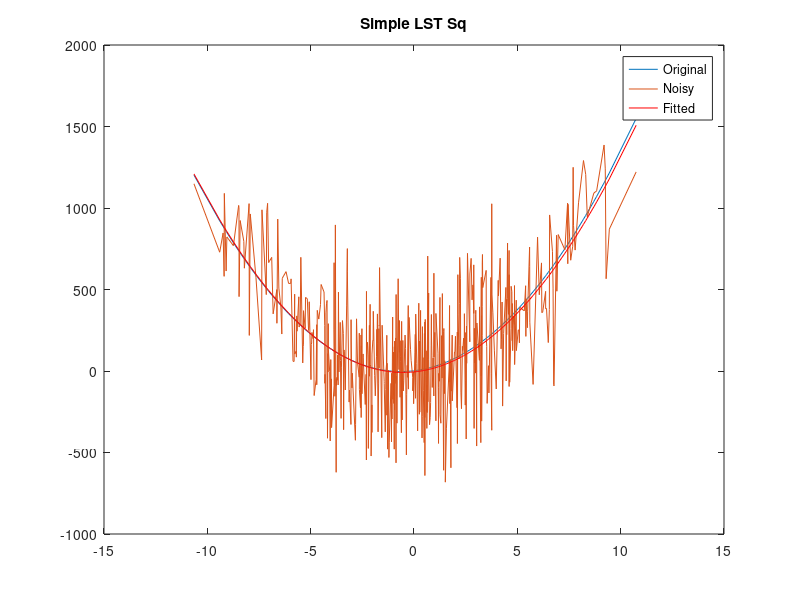
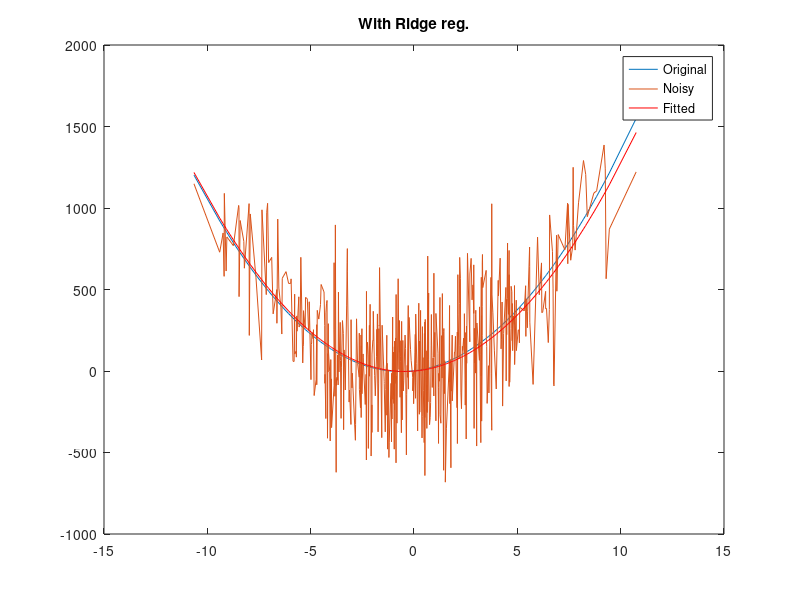

Recreate these plots in MATLAB, in order.
%% 
clear
close all
xs = normrnd(0, 4, 500, 1);
xs = sort(xs);
a = [1.5;15;12];
X = [ones(size(xs, 1),1) xs xs.^2];
y0 = X*a;
y = awgn(y0, 1, 'measured');
mse2 = @(x, x2) mean((x-x2).^2);
%% LST-SQ
% load('lowrank_regsample.mat');
clc
figure(1)
clf
plot(xs, y0)
hold on 
plot(xs, y)
x_inv = (X'*X)\X';
disp('Least Square Result:');
a_approx = x_inv*y;
disp(a_approx')
y_approx = X*a_approx;
fprintf('MSE for LST Sq. %0.2f\n', mse2(y0, y_approx))
plot(xs, y_approx, 'r');
legend('Original', 'Noisy', 'Fitted')
title('Simple LST Sq')

% Ridge
figure(2)
clf
plot(xs, y0)
hold on 
plot(xs, y)
x_inv = (X'*X + 3800*eye(3))\X';
disp('Ridge Regression Result:');
a_approx = x_inv*y;
disp(a_approx')
y_approx = X*a_approx;
fprintf('MSE for RidgeR. %0.2f\n', mse2(y0, y_approx))
plot(xs, y_approx, 'r');
legend('Original', 'Noisy', 'Fitted')
title('With Ridge reg.')

%% Minimum RR

clc
figure(1)
clf
plot(xs, y0)
hold on 
plot(xs, y)
x_inv = (X'*X)\X';
disp('Least Square Result:');
a_approx = x_inv*y;
disp(a_approx')
y_approx = X*a_approx;
fprintf('MSE for LST Sq. %0.2f\n', mse2(y0, y_approx))
plot(xs, y_approx, 'r');
legend('Original', 'Noisy', 'Fitted')
title('Simple LST Sq')

% Ridge
figure(2)
clf
plot(xs, y0)
hold on 
plot(xs, y)
x_inv = (X'*X + 670*eye(3))\X';
disp('Ridge Regression Result:');
a_approx = x_inv*y;
disp(a_approx')
y_approx = X*a_approx;

last = 9999999;
for lam = 2000:50:4000
    x_inv = (X'*X + lam*eye(3))\X';
    a_approx = x_inv*y;
    y_approx = X*a_approx;
    le = mse2(y0, y_approx);
    if last > le
        last = le;
    else
        break
    end
    clf
    plot(xs, y0)
    hold on 
    plot(xs, y)
    plot(xs, y_approx, 'r');
    drawnow
end

fprintf('MSE for RidgeR. %0.2f (l = %0.1f)\n', le, lam)
legend('Original', 'Noisy', 'Fitted')
title('With Ridge reg.')